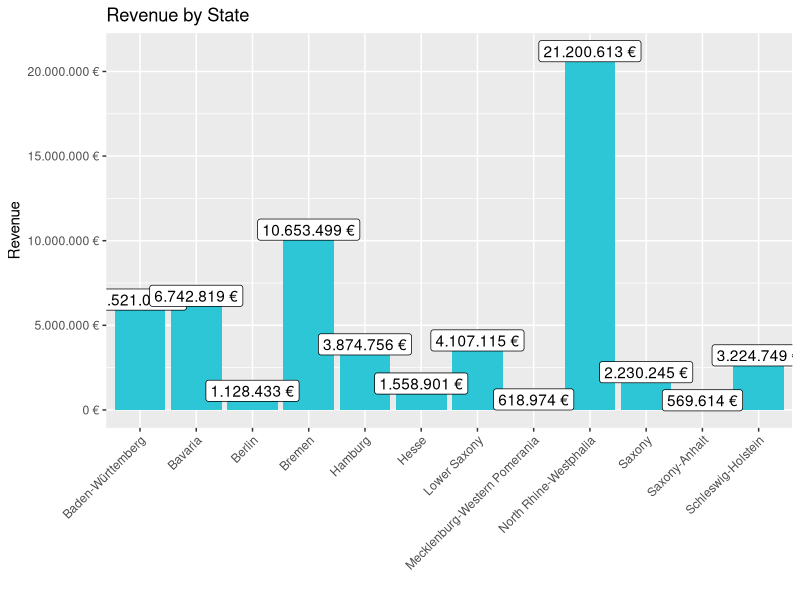
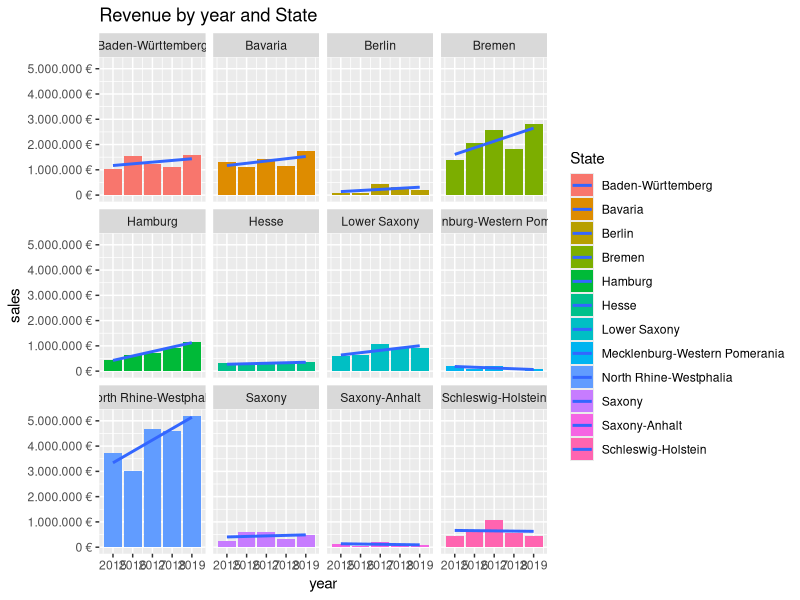

Generate these figures, in order, with R:
## ---- chunk 1
knitr::opts_chunk$set(echo = TRUE)
## ---- chunk 2

library(lubridate)
library(tidyverse)
library(readxl)

bike_orderlines_wrangled_tbl <- read_excel("IntroTidyVerse/00_data/02_wrangled_data/bike_orderlines.xlsx")
## ---- chunk 3

#1: Analyse sales by location with bar plot


bike_orderlines_wrangled_tbl <- bike_orderlines_wrangled_tbl %>%
  # Separate location into city and state
  separate(col    = location,
           into   = c("city", "state"),
           sep    = ", ")

sales_by_state_tbl <- bike_orderlines_wrangled_tbl %>%
  
  #select columns
  select(total_price, state) %>%
  
  
  #group by year & summarise sales
  
  group_by(state)%>%
  summarise(sales = sum(total_price)) %>%
  
  mutate(sales_text = scales::dollar(sales, big.mark = ".", 
                                     decimal.mark = ",", 
                                     prefix = "", 
                                     suffix = " €"))
sales_by_state_tbl
## ---- chunk 4

# Step 2 - Visualize

sales_by_state_tbl %>%
  
  ggplot(aes(x=state,y=sales)) +
  
  geom_col(fill="#2DC6D6")+
  geom_label(aes(label = sales_text))+
  geom_smooth(method="lm",se=FALSE)+
  
  scale_y_continuous(labels = scales::dollar_format(big.mark = ".", 
                                                    decimal.mark = ",", 
                                                    prefix = "", 
                                                    suffix = " €")) +
  labs(
    title    = "Revenue by State",
    x = "", # Override defaults for x and y
    y = "Revenue"
  )+
  
   theme(axis.text.x = element_text(angle = 45, hjust = 1))

## ---- chunk 5


  #Step 1: Manipulate

sales_by_year_state_tbl <- bike_orderlines_wrangled_tbl %>%
  
  select(order_date, total_price, state) %>%
  mutate(year = year(order_date)) %>%
  
  group_by(year,state) %>%
  summarise(sales = sum(total_price)) %>%
  ungroup() %>%
  
  mutate(sales_text = scales::dollar(sales,big.mark = ".",
                                     decimal.mark = ",",
                                     prefix = "",
                                     suffix = " €"))

sales_by_year_state_tbl

## ---- chunk 6
# Step 2: Visualise


sales_by_year_state_tbl %>%
  
  # Set up x, y, fill
  ggplot(aes(x = year, y = sales, fill = state)) +
  
  # Geometries
  geom_col() + # Run up to here to get a stacked bar plot
  
  geom_smooth(method = "lm", se = FALSE) + # Adding a trendline
  
  # Facet
  facet_wrap(~ state) +
  
  # Formatting
  scale_y_continuous(labels = scales::dollar_format(big.mark = ".", 
                                                    decimal.mark = ",", 
                                                    prefix = "", 
                                                    suffix = " €")) +
  labs(
    title = "Revenue by year and State",
    fill = "State" # Changes the legend name
  )
